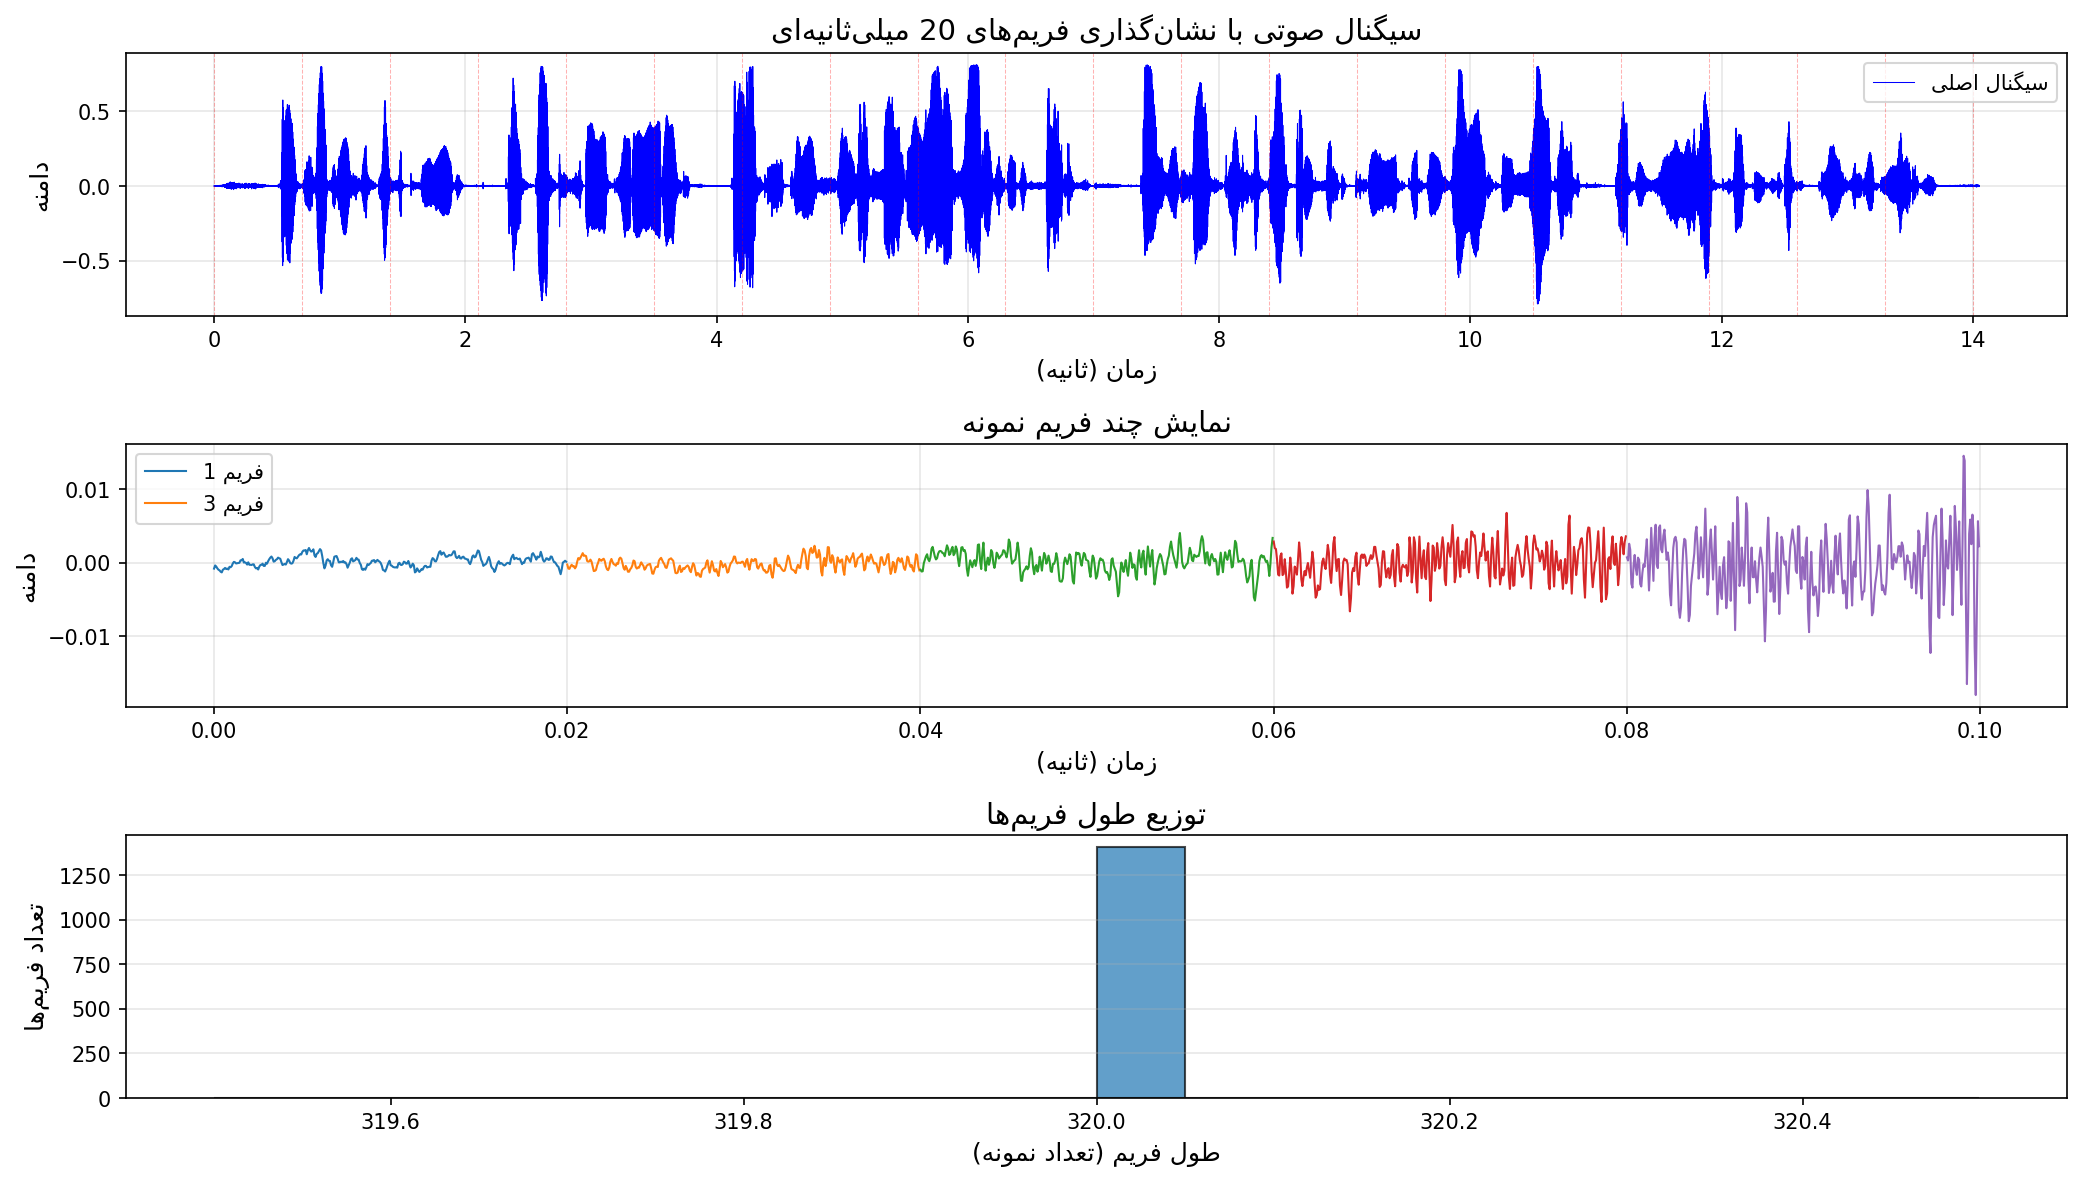

This figure's Python source:
"""
بخش 2a: تقسیم سیگنال به فریم‌های زمانی کوتاه (20 میلی‌ثانیه)
این فایل سیگنال را به فریم‌های 20 میلی‌ثانیه‌ای تقسیم می‌کند.
"""

import numpy as np
import matplotlib.pyplot as plt
import soundfile as sf
import arabic_reshaper
from bidi.algorithm import get_display

def farsi_text(text):
    """تبدیل متن فارسی برای نمایش صحیح در نمودارها"""
    reshaped_text = arabic_reshaper.reshape(text)  # اصلاح شکل حروف
    bidi_text = get_display(reshaped_text)  # راست‌چین کردن
    return bidi_text

# خواندن فایل صوتی
audio_file = None
audio_data = None
sample_rate = None

# تلاش برای خواندن فایل FLAC یا WAV
for filename in ['audio.flac', 'audio.wav']:
    try:
        audio_data, sample_rate = sf.read(filename)
        audio_file = filename
        print(f"فایل صوتی با موفقیت خوانده شد: {audio_file}")
        break
    except FileNotFoundError:
        continue

if audio_file is None:
    print("فایل صوتی یافت نشد. یک سیگنال نمونه ایجاد می‌شود...")
    sample_rate = 16000
    duration = 2
    t = np.linspace(0, duration, sample_rate * duration)
    audio_data = (np.sin(2 * np.pi * 440 * t) * 0.5 +
                  np.sin(2 * np.pi * 880 * t) * 0.3 +
                  np.random.normal(0, 0.1, len(t)))
    audio_data = audio_data / np.max(np.abs(audio_data))

# تبدیل به مونو در صورت استریو
if len(audio_data.shape) > 1:
    audio_data = np.mean(audio_data, axis=1)

# پارامترهای فریم
frame_length_ms = 20  # طول فریم به میلی‌ثانیه
frame_length = int(sample_rate * frame_length_ms / 1000)  # طول فریم به نمونه
frame_shift_ms = 10  # جابجایی فریم به میلی‌ثانیه (50% overlap)
frame_shift = int(sample_rate * frame_shift_ms / 1000)  # جابجایی فریم به نمونه

print(f"\nپارامترهای فریم:")
print(f"نرخ نمونه‌برداری: {sample_rate} Hz")
print(f"طول فریم: {frame_length_ms} ms ({frame_length} نمونه)")
print(f"جابجایی فریم: {frame_shift_ms} ms ({frame_shift} نمونه)")
print(f"درصد همپوشانی: {(1 - frame_shift/frame_length)*100:.1f}%")

# تقسیم به فریم‌ها
num_frames = int((len(audio_data) - frame_length) / frame_shift) + 1
frames = []
frame_starts = []

for i in range(num_frames):
    start = i * frame_shift
    end = start + frame_length
    if end > len(audio_data):
        # padding برای آخرین فریم
        frame = np.pad(audio_data[start:], (0, end - len(audio_data)), 'constant')
    else:
        frame = audio_data[start:end]
    frames.append(frame)
    frame_starts.append(start)

frames = np.array(frames)
frame_starts = np.array(frame_starts)
frame_times = frame_starts / sample_rate

print(f"تعداد فریم‌ها: {num_frames}")
print(f"مدت زمان کل: {len(audio_data)/sample_rate:.2f} ثانیه")

# نمایش چند فریم اول
print(f"\nنمایش اطلاعات 5 فریم اول:")
for i in range(min(5, num_frames)):
    print(f"فریم {i+1}: شروع={frame_times[i]:.3f}s, طول={len(frames[i])} نمونه, "
          f"دامنه میانگین={np.mean(np.abs(frames[i])):.4f}")

# ایجاد نمودار
plt.figure(figsize=(14, 8))

# تنظیم فونت فارسی (اگر فونت خاصی دارید مسیر آن را بدهید، در غیر این صورت نام فونت نصب شده را بنویسید)
# plt.rcParams['font.family'] = 'Vazir'

# نمودار سیگنال اصلی با نشان‌گذاری فریم‌ها
time_axis = np.arange(len(audio_data)) / sample_rate
plt.subplot(3, 1, 1)
plt.plot(time_axis, audio_data, 'b-', linewidth=0.5, label=farsi_text('سیگنال اصلی'))

# نمایش مرزهای فریم‌ها
for i in range(0, num_frames, max(1, num_frames//20)):  # نمایش هر 20 فریم
    frame_time = frame_times[i]
    plt.axvline(x=frame_time, color='r', linestyle='--', alpha=0.3, linewidth=0.5)

plt.title(farsi_text('سیگنال صوتی با نشان‌گذاری فریم‌های 20 میلی‌ثانیه‌ای'), fontsize=14)
plt.xlabel(farsi_text('زمان (ثانیه)'), fontsize=12)
plt.ylabel(farsi_text('دامنه'), fontsize=12)
plt.legend()
plt.grid(True, alpha=0.3)

# نمایش چند فریم نمونه
plt.subplot(3, 1, 2)
num_sample_frames = min(10, num_frames)
for i in range(0, num_sample_frames, 2):
    frame_time_samples = np.arange(len(frames[i])) / sample_rate + frame_times[i]
    plt.plot(frame_time_samples, frames[i], linewidth=1, 
             label=farsi_text(f'فریم {i+1}') if i < 4 else '')
plt.title(farsi_text('نمایش چند فریم نمونه'), fontsize=14)
plt.xlabel(farsi_text('زمان (ثانیه)'), fontsize=12)
plt.ylabel(farsi_text('دامنه'), fontsize=12)
plt.legend()
plt.grid(True, alpha=0.3)

# نمایش توزیع طول فریم‌ها
plt.subplot(3, 1, 3)
frame_lengths = [len(frame) for frame in frames]
plt.hist(frame_lengths, bins=20, edgecolor='black', alpha=0.7)
plt.title(farsi_text('توزیع طول فریم‌ها'), fontsize=14)
plt.xlabel(farsi_text('طول فریم (تعداد نمونه)'), fontsize=12)
plt.ylabel(farsi_text('تعداد فریم‌ها'), fontsize=12)
plt.grid(True, alpha=0.3, axis='y')

plt.tight_layout()
plt.savefig('part2a_frame_segmentation.png', dpi=150, bbox_inches='tight')
print("\nنمودار در فایل 'part2a_frame_segmentation.png' ذخیره شد.")
plt.show()

# ذخیره اطلاعات فریم‌ها برای استفاده در بخش‌های بعدی
np.save('frames.npy', frames)
np.save('frame_times.npy', frame_times)
print("\nاطلاعات فریم‌ها در فایل‌های 'frames.npy' و 'frame_times.npy' ذخیره شد.")

